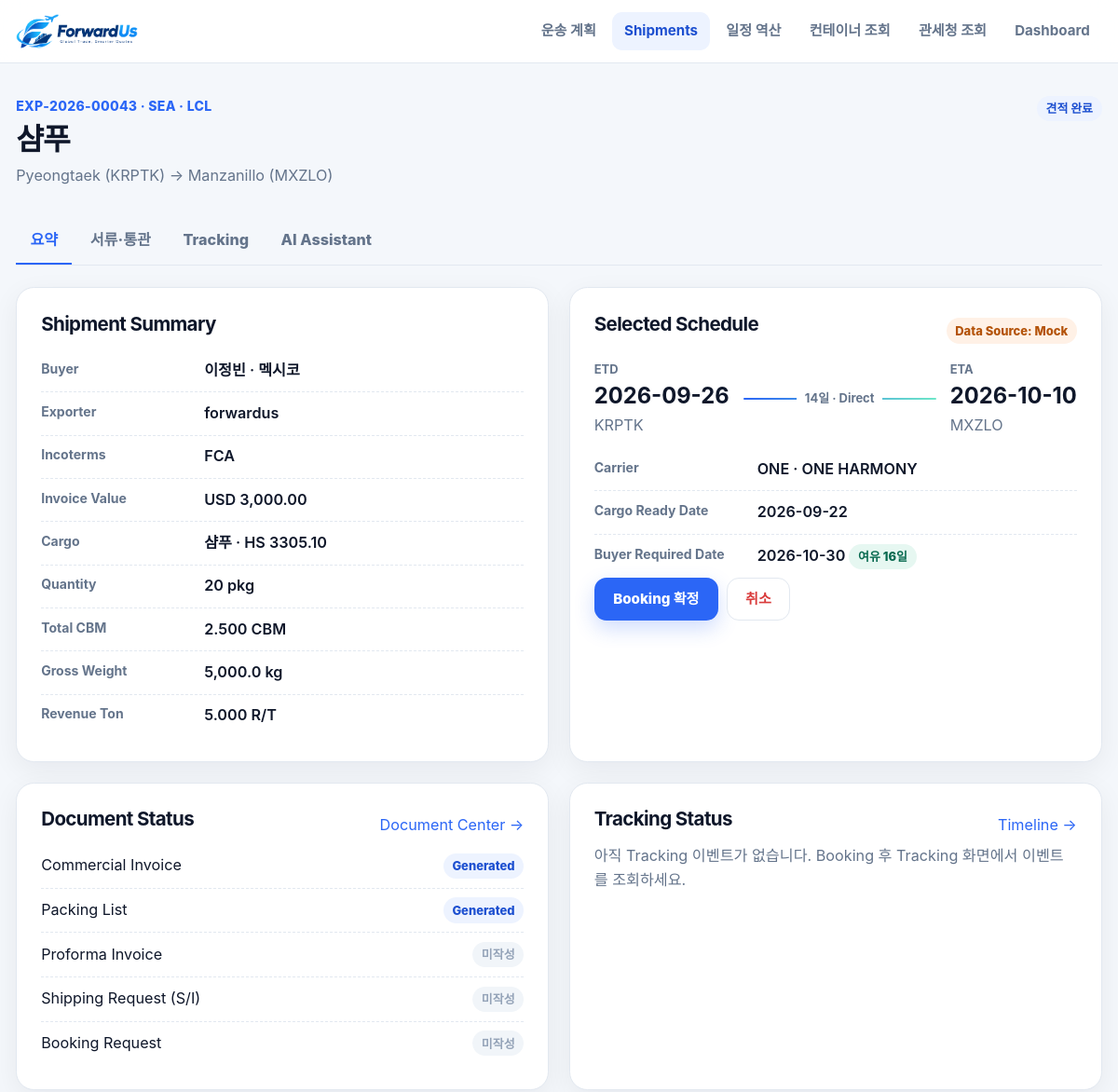
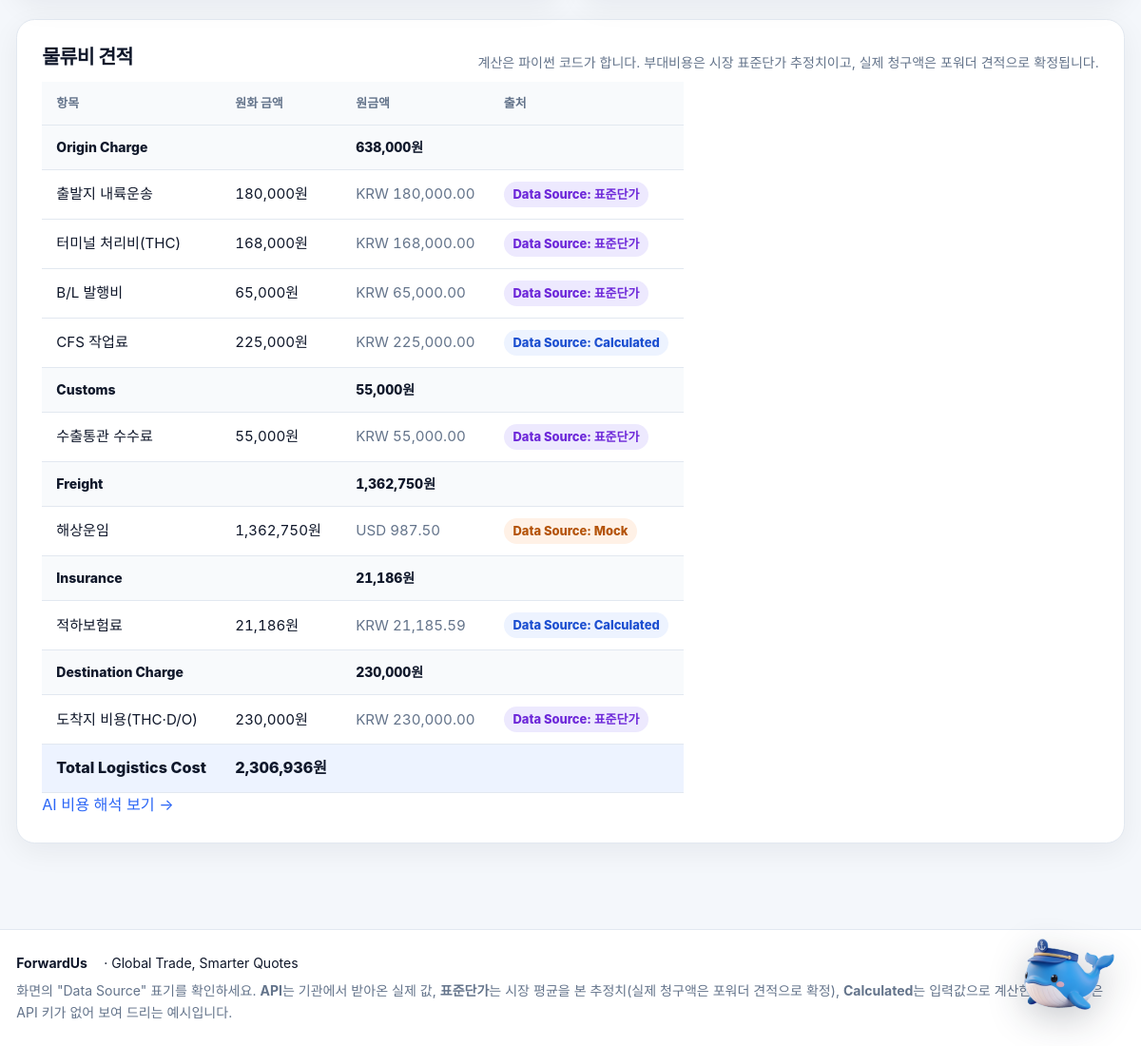
Screenshot of /shipments/EXP-2026-00043 with the database file from the repository (2 pictures, top to bottom).
### forwardus/app/models/shipment.py (models this page shows, shortened)
class Shipment(db.Model):
    __tablename__ = "shipments"
    id = db.Column(db.Integer, primary_key=True)
    shipment_id = db.Column(db.String(20), nullable=False, unique=True, index=True)
    project_name = db.Column(db.String(200), nullable=False)
    user_id = db.Column(db.Integer, nullable=True)
    buyer_id = db.Column(db.Integer, db.ForeignKey("buyers.id"), nullable=True)
    trade_type = db.Column(db.String(10), nullable=False, default="export")
    transport_mode = db.Column(db.String(10), nullable=False)  # SEA | AIR
    sea_mode = db.Column(db.String(10), nullable=True)  # FCL | LCL | None
    origin_code = db.Column(db.String(10), nullable=False)
    origin_name = db.Column(db.String(200), nullable=False, default="")
    destination_code = db.Column(db.String(10), nullable=False)
    destination_name = db.Column(db.String(200), nullable=False, default="")
    destination_country = db.Column(db.String(100), nullable=False, default="")
    requested_departure_date = db.Column(db.Date, nullable=True)
    cargo_ready_date = db.Column(db.Date, nullable=True)
    etd = db.Column(db.Date, nullable=True)
    eta = db.Column(db.Date, nullable=True)
    planned_eta = db.Column(db.Date, nullable=True)
    buyer_required_date = db.Column(db.Date, nullable=True)
    incoterms = db.Column(db.String(3), nullable=False)
    currency = db.Column(db.String(3), nullable=False, default="USD")
    invoice_value = db.Column(db.Float, nullable=False)
    exporter_name = db.Column(db.String(200), nullable=False, default="")
    exporter_address = db.Column(db.String(500), nullable=False, default="")
    notify_party = db.Column(db.String(300), nullable=False, default="SAME AS CONSIGNEE")
    exporter_business_no = db.Column(db.String(20), nullable=False, default="")
    customs_trade_kind = db.Column(db.String(4), nullable=False, default="11")
    customs_payment_method = db.Column(db.String(4), nullable=False, default="TT")
    country_of_origin = db.Column(db.String(60), nullable=False, default="KR · 대한민국")
    bl_no = db.Column(db.String(30), nullable=False, default="")
    export_declaration_no = db.Column(db.String(20), nullable=False, default="")
    cargo_no = db.Column(db.String(20), nullable=False, default="")
    carrier = db.Column(db.String(100), nullable=True)
    vessel_or_flight = db.Column(db.String(100), nullable=True)
    transit_days = db.Column(db.Integer, nullable=True)
    is_direct = db.Column(db.Boolean, nullable=True)
    freight_usd = db.Column(db.Float, nullable=True)
    schedule_source = db.Column(db.String(20), nullable=True)
    status = db.Column(db.String(20), nullable=False, default="draft")
    created_at = db.Column(db.DateTime, nullable=False, default=utc_now)
    updated_at = db.Column(db.DateTime, nullable=False, default=utc_now, onupdate=utc_now)
    buyer = db.relationship("Buyer", back_populates="shipments")
    cargos = db.relationship("Cargo", back_populates="shipment", cascade="all, delete-orphan",
                             order_by="Cargo.line_no")
    @property
    def cargo(self):
        return self.cargos[0] if self.cargos else None
    documents = db.relationship("TradeDocument", back_populates="shipment", cascade="all, delete-orphan")
    requirement_documents = db.relationship(
        "RequirementDocument", back_populates="shipment", cascade="all, delete-orphan",
        order_by="RequirementDocument.uploaded_at")
    tracking_events = db.relationship(
        "TrackingEvent",
        back_populates="shipment",
        cascade="all, delete-orphan",
        order_by="TrackingEvent.event_time",
    )
    costs = db.relationship("ShipmentCost", back_populates="shipment", cascade="all, delete-orphan")
    payments = db.relationship(
        "Payment", back_populates="shipment", cascade="all, delete-orphan", order_by="Payment.due_date"
    )
    @property
    def status_label(self) -> str:
        return STATUS_LABELS.get(self.status, self.status)
    @property
    def mode_label(self) -> str:
        if self.transport_mode == "AIR":
            return "AIR"
        return f"SEA · {self.sea_mode}" if self.sea_mode else "SEA"
    @property
    def total_cost_krw(self) -> int:
        return int(sum(cost.krw_amount for cost in self.costs))
    @property
    def delay_days(self) -> int:
        if self.eta and self.planned_eta:
            return (self.eta - self.planned_eta).days
        return 0

### forwardus/app/models/buyer.py (models this page shows, shortened)
class Buyer(db.Model):
    __tablename__ = "buyers"
    id = db.Column(db.Integer, primary_key=True)
    name = db.Column(db.String(200), nullable=False)
    country = db.Column(db.String(100), nullable=False, default="")
    address = db.Column(db.String(500), nullable=False, default="")
    contact_email = db.Column(db.String(200), nullable=False, default="")
    created_at = db.Column(db.DateTime, nullable=False, default=utc_now)
    shipments = db.relationship("Shipment", back_populates="buyer")

### forwardus/app/models/cargo.py (models this page shows, shortened)
class Cargo(db.Model):
    __tablename__ = "cargos"
    id = db.Column(db.Integer, primary_key=True)
    shipment_pk = db.Column(db.Integer, db.ForeignKey("shipments.id"), nullable=False)
    line_no = db.Column(db.Integer, nullable=False, default=1)
    product_description = db.Column(db.String(300), nullable=False)
    hs_code = db.Column(db.String(20), nullable=False, default="")
    package_type = db.Column(db.String(40), nullable=False, default="carton")
    length_cm = db.Column(db.Float, nullable=False)
    width_cm = db.Column(db.Float, nullable=False)
    height_cm = db.Column(db.Float, nullable=False)
    quantity = db.Column(db.Integer, nullable=False)
    weight_per_package_kg = db.Column(db.Float, nullable=False)
    net_weight_kg = db.Column(db.Float, nullable=True)
    unit_price = db.Column(db.Float, nullable=True)
    amount = db.Column(db.Float, nullable=True)
    is_dangerous = db.Column(db.Boolean, nullable=False, default=False)
    un_number = db.Column(db.String(10), nullable=False, default="")
    dg_class = db.Column(db.String(5), nullable=False, default="")
    packing_group = db.Column(db.String(5), nullable=False, default="")
    proper_shipping_name = db.Column(db.String(200), nullable=False, default="")
    total_cbm = db.Column(db.Float, nullable=False)
    total_weight_kg = db.Column(db.Float, nullable=False)
    revenue_ton = db.Column(db.Float, nullable=False)
    chargeable_weight_kg = db.Column(db.Float, nullable=False)
    container_type = db.Column(db.String(10), nullable=True)
    container_quantity = db.Column(db.Integer, nullable=True)
    shipment = db.relationship("Shipment", back_populates="cargos")

### forwardus/app/models/document.py (models this page shows, shortened)
class TradeDocument(db.Model):
    __tablename__ = "trade_documents"
    __table_args__ = (db.UniqueConstraint("shipment_pk", "doc_type"),)
    id = db.Column(db.Integer, primary_key=True)
    shipment_pk = db.Column(db.Integer, db.ForeignKey("shipments.id"), nullable=False)
    doc_type = db.Column(db.String(40), nullable=False)
    status = db.Column(db.String(20), nullable=False, default="draft")
    data = db.Column(db.JSON, nullable=False, default=dict)
    source = db.Column(db.String(20), nullable=False, default="calculated")
    created_at = db.Column(db.DateTime, nullable=False, default=utc_now)
    updated_at = db.Column(db.DateTime, nullable=False, default=utc_now, onupdate=utc_now)
    shipment = db.relationship("Shipment", back_populates="documents")

### forwardus/app/models/shipment_cost.py (models this page shows)
class ShipmentCost(db.Model):
    __tablename__ = "shipment_costs"
    id = db.Column(db.Integer, primary_key=True)
    shipment_pk = db.Column(db.Integer, db.ForeignKey("shipments.id"), nullable=False)
    category = db.Column(db.String(50), nullable=False)
    code = db.Column(db.String(50), nullable=False)
    name = db.Column(db.String(100), nullable=False)
    original_currency = db.Column(db.String(3), nullable=False)
    original_amount = db.Column(db.Float, nullable=False)
    krw_amount = db.Column(db.Integer, nullable=False)
    source = db.Column(db.String(20), nullable=False)
    shipment = db.relationship("Shipment", back_populates="costs")

### forwardus/app/routes/shipment.py (the view)
@shipment_bp.get("/<shipment_id>")
def detail(shipment_id: str):
    shipment = load_shipment(shipment_id)
    return render_template("shipment/detail.html", **shipment_service.build_summary(shipment))

### forwardus/app/templates/shipment/detail.html (shortened to what this page needs)
{% extends "base.html" %}
{% from "_macros.html" import source_badge, doc_status, shipment_tabs, shipment_header %}
{% block content %}
  {{ shipment_header(shipment) }}
  {{ shipment_tabs(shipment, 'detail') }}
  <div class="grid two">
    <section class="card">
      <h2>Shipment Summary</h2>
      <dl class="summary_list">
        <div><dt>Buyer</dt><dd>{{ shipment.buyer.name if shipment.buyer else '-' }}{% if shipment.buyer and shipment.buyer.country %} · {{ shipment.buyer.country }}{% endif %}</dd></div>
        <div><dt>Exporter</dt><dd>{{ shipment.exporter_name }}</dd></div>
        <div><dt>Incoterms</dt><dd>{{ shipment.incoterms }}</dd></div>
        <div><dt>Invoice Value</dt><dd>{{ shipment.currency }} {{ shipment.invoice_value|num(2) }}</dd></div>
        {% if shipment.cargo %}
          <div><dt>Cargo</dt><dd>{{ shipment.cargo.product_description }}{% if shipment.cargo.hs_code %} · HS {{ shipment.cargo.hs_code }}{% endif %}</dd></div>
          <div><dt>Quantity</dt><dd>{{ shipment.cargo.quantity|num }} pkg</dd></div>
          <div><dt>Total CBM</dt><dd>{{ shipment.cargo.total_cbm|num(3) }} CBM</dd></div>
          <div><dt>Gross Weight</dt><dd>{{ shipment.cargo.total_weight_kg|num(1) }} kg</dd></div>
          {% if shipment.transport_mode == 'AIR' %}
            <div><dt>Chargeable Weight</dt><dd>{{ shipment.cargo.chargeable_weight_kg|num(1) }} kg</dd></div>
          {% else %}
            <div><dt>Revenue Ton</dt><dd>{{ shipment.cargo.revenue_ton|num(3) }} R/T</dd></div>
          {% endif %}
        {% endif %}
      </dl>
    </section>
    <section class="card">
      <div class="row_between"><h2>Selected Schedule</h2>{{ source_badge(shipment.schedule_source) }}</div>
      <div class="schedule_route big">
        <div><small>ETD</small><b>{{ shipment.etd|d }}</b><span class="muted">{{ shipment.origin_code }}</span></div>
        <div class="line"><span>{{ shipment.transit_days }}일 · {{ 'Direct' if shipment.is_direct else 'Transshipment' }}</span></div>
        <div><small>ETA</small><b>{{ shipment.eta|d }}</b><span class="muted">{{ shipment.destination_code }}</span></div>
      </div>
      <dl class="summary_list">
        <div><dt>Carrier</dt><dd>{{ shipment.carrier }} · {{ shipment.vessel_or_flight }}</dd></div>
        <div><dt>Cargo Ready Date</dt><dd>{{ shipment.cargo_ready_date|d }}</dd></div>
        {% if deadline %}
          <div><dt>Buyer Required Date</dt><dd>{{ shipment.buyer_required_date|d }}
            {% if deadline.on_time %}<span class="badge ok">여유 {{ deadline.margin_days }}일</span>
            {% else %}<span class="badge warn">{{ -deadline.margin_days }}일 초과 위험</span>{% endif %}</dd></div>
        {% endif %}
      </dl>
      <div class="button_row">
        {% if shipment.status == 'quoted' %}
          <form method="post" action="{{ url_for('shipment.change_status', shipment_id=shipment.shipment_id) }}">
            <input type="hidden" name="action" value="book"><button class="button primary">Booking 확정</button>
          </form>
        {% endif %}
        {% if shipment.status in ('draft', 'quoted', 'booked') %}
          <form method="post" action="{{ url_for('shipment.change_status', shipment_id=shipment.shipment_id) }}" onsubmit="return confirm('이 Shipment를 취소할까요?');">
            <input type="hidden" name="action" value="cancel"><button class="button ghost danger">취소</button>
          </form>
        {% endif %}
      </div>
    </section>
  </div>
  <div class="grid two">
    <section class="card">
      <div class="row_between"><h2>Document Status</h2><a href="{{ url_for('document.center', shipment_id=shipment.shipment_id) }}">Document Center →</a></div>
      <ul class="status_list">
        {% for item in documents %}
          <li>
            <span>{{ item.title }}</span>
            {% if item.document %}{{ doc_status(item.document.status) }}{% else %}<span class="badge muted_badge">미작성</span>{% endif %}
          </li>
        {% endfor %}
      </ul>
    </section>
    <section class="card">
      <div class="row_between"><h2>Tracking Status</h2><a href="{{ url_for('tracking.detail', shipment_id=shipment.shipment_id) }}">Timeline →</a></div>
      {% if latest_event %}
        <p class="big_status">{{ latest_event.label }}</p>
        <p class="muted">{{ latest_event.event_time.strftime('%Y-%m-%d') }} · {{ latest_event.location or '-' }}</p>
        {{ source_badge(latest_event.source) }}
      {% else %}
        <p class="muted">아직 Tracking 이벤트가 없습니다. Booking 후 Tracking 화면에서 이벤트를 조회하세요.</p>
      {% endif %}
    </section>
  </div>
  <section class="card">
    <div class="row_between wrap">
      <h2>물류비 견적</h2>
      <span class="muted small">계산은 파이썬 코드가 합니다.
        부대비용은 시장 표준단가 추정치이고, 실제 청구액은 포워더 견적으로 확정됩니다.</span>
    </div>
    <table class="table cost_table">
      <thead><tr><th>항목</th><th>원화 금액</th><th>원금액</th><th>출처</th></tr></thead>
      {% for group in cost_groups %}
        <tbody>
          <tr class="group_row"><th colspan="2">{{ group.category }}</th><th colspan="2" class="num">{{ group.total_krw|won }}</th></tr>
          {% for line in group.lines %}
            <tr>
              <td>{{ line.name }}</td>
              <td class="num">{{ line.krw_amount|won }}</td>
              <td class="num muted">{{ line.original_currency }} {{ line.original_amount|num(2) }}</td>
              <td>{{ source_badge(line.source) }}</td>
            </tr>
          {% endfor %}
        </tbody>
      {% endfor %}
      <tfoot><tr><th>Total Logistics Cost</th><th class="num">{{ shipment.total_cost_krw|won }}</th><th colspan="2"></th></tr></tfoot>
    </table>
    <a href="{{ url_for('assistant.index', shipment_id=shipment.shipment_id) }}#cost">AI 비용 해석 보기 →</a>
  </section>
{% endblock %}

### forwardus/app/templates/_macros.html
{% macro source_badge(source) -%}
  {%- set labels = {"api": "API", "mock": "Mock", "manual": "Manual", "calculated": "Calculated",
                    "imputed": "Imputed", "tariff": "표준단가"} -%}
  <span class="badge source_{{ source }}" title="Data Source">Data Source: {{ labels.get(source, source) }}</span>
{%- endmacro %}
{% macro status_badge(status, label) -%}
  <span class="badge status_{{ status }}">{{ label or status }}</span>
{%- endmacro %}
{% macro doc_status(status) -%}
  {%- set labels = {"draft": "Draft", "generated": "Generated", "validated": "Validated", "final": "Final"} -%}
  <span class="badge doc_{{ status }}">{{ labels.get(status, status) }}</span>
{%- endmacro %}
{% macro shipment_tabs(shipment, active) -%}
  <nav class="sub_tabs" aria-label="Shipment 메뉴">
    <a href="{{ url_for('shipment.detail', shipment_id=shipment.shipment_id) }}" class="{{ 'active' if active == 'detail' }}">요약</a>
    <a href="{{ url_for('document.center', shipment_id=shipment.shipment_id) }}" class="{{ 'active' if active == 'document' }}">서류·통관</a>
    <a href="{{ url_for('tracking.detail', shipment_id=shipment.shipment_id) }}" class="{{ 'active' if active == 'tracking' }}">Tracking</a>
    <a href="{{ url_for('assistant.index', shipment_id=shipment.shipment_id) }}" class="{{ 'active' if active == 'assistant' }}">AI Assistant</a>
  </nav>
{%- endmacro %}
{% macro shipment_header(shipment) -%}
  <div class="page_head">
    <div>
      <p class="eyebrow">{{ shipment.shipment_id }} · {{ shipment.mode_label }}</p>
      <h1>{{ shipment.project_name }}</h1>
      <p class="muted">{{ shipment.origin_name }} ({{ shipment.origin_code }}) → {{ shipment.destination_name }} ({{ shipment.destination_code }})</p>
    </div>
    {{ status_badge(shipment.status, shipment.status_label) }}
  </div>
{%- endmacro %}

### rows the page displays
Shipment: shipment_id "EXP-2026-00043", mode_label "SEA · LCL", project_name "샴푸", origin_name "Pyeongtaek", origin_code "KRPTK", destination_name "Manzanillo", destination_code "MXZLO", exporter_name "forwardus", incoterms "FCA", currency "USD", invoice_value|num "3,000.00", get "Mock", etd|d "2026-09-26", transit_days "14", is_direct "Direct", eta|d "2026-10-10", carrier "ONE", vessel_or_flight "ONE HARMONY", cargo_ready_date|d "2026-09-22", buyer_required_date|d "2026-10-30"
Buyer: buyer "이정빈", buyer.country "멕시코"
Cargo: cargo.product_description "샴푸", cargo.hs_code "3305.10", cargo.quantity|num "20", cargo.total_cbm|num "2.500", cargo.total_weight_kg|num "5,000.0", cargo.revenue_ton|num "5.000"
TradeDocument: get "Generated"
TradeDocument: get "Generated"
ShipmentCost: category "Origin Charge", total_krw|won "638,000원", name "출발지 내륙운송", krw_amount|won "180,000원", original_currency "KRW", original_amount|num "180,000.00", get "표준단가", total_cost_krw|won "2,306,936원"
ShipmentCost: name "터미널 처리비(THC)", krw_amount|won "168,000원", original_currency "KRW", original_amount|num "168,000.00", get "표준단가"
ShipmentCost: name "B/L 발행비", krw_amount|won "65,000원", original_currency "KRW", original_amount|num "65,000.00", get "표준단가"
ShipmentCost: name "CFS 작업료", krw_amount|won "225,000원", original_currency "KRW", original_amount|num "225,000.00", get "Calculated"
ShipmentCost: category "Customs", total_krw|won "55,000원", name "수출통관 수수료", krw_amount|won "55,000원", original_currency "KRW", original_amount|num "55,000.00", get "표준단가"
ShipmentCost: category "Freight", total_krw|won "1,362,750원", name "해상운임", krw_amount|won "1,362,750원", original_currency "USD", original_amount|num "987.50", get "Mock"
ShipmentCost: category "Insurance", total_krw|won "21,186원", name "적하보험료", krw_amount|won "21,186원", original_currency "KRW", original_amount|num "21,185.59", get "Calculated"
ShipmentCost: category "Destination Charge", total_krw|won "230,000원", name "도착지 비용(THC·D/O)", krw_amount|won "230,000원", original_currency "KRW", original_amount|num "230,000.00", get "표준단가"

### other values shown
{{ label or status }} "견적 완료"
{{ deadline.margin_days }} "16"
{{ item.title }} "Commercial Invoice" "Packing List" "Proforma Invoice" "Shipping Request (S/I)" "Booking Request"
